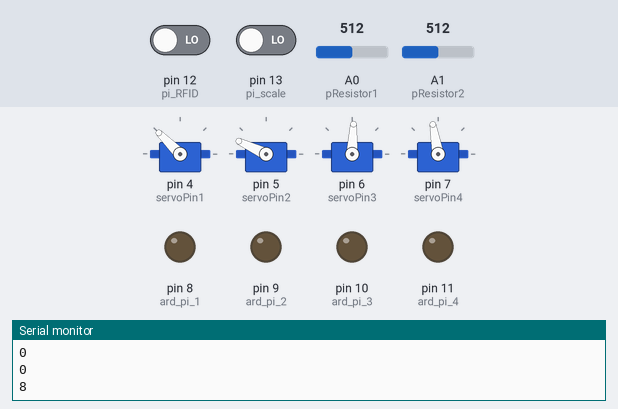
A sketch run on a simulated Arduino Uno, built with avr-gcc and run on an emulated ATmega328P. On the bench: 4 × servo, output pins drawn as LEDs (lit = HIGH), the last lines printed to the serial monitor. Inputs (shaded band) come from the test bench; at power-on: pin 12 (pi_RFID) LOW, A0 (pResistor1) = 512, pin 13 (pi_scale) LOW, A1 (pResistor2) = 512.

Above: at 1.2 s.
1.3 s: pin 12 (pi_RFID) driven HIGH
At 2.0 s:
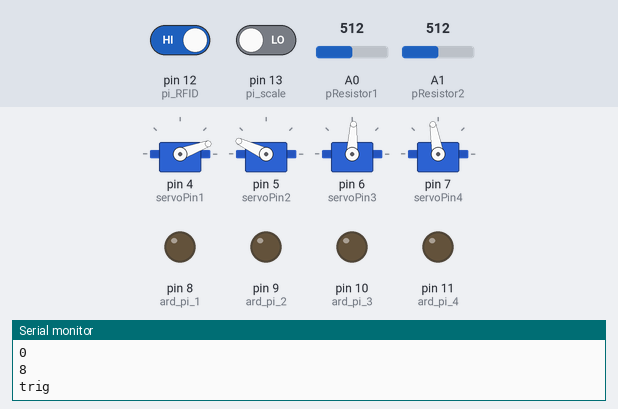
2.8 s: A0 (pResistor1) set to 476
4.3 s: A0 (pResistor1) set to 450
At 5.2 s:
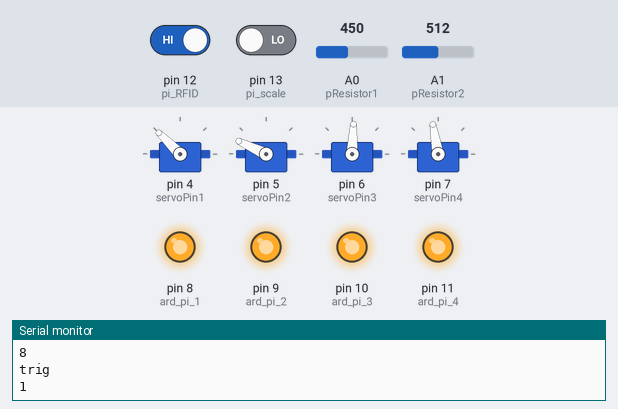
5.8 s: pin 13 (pi_scale) driven HIGH
At 6.3 s:
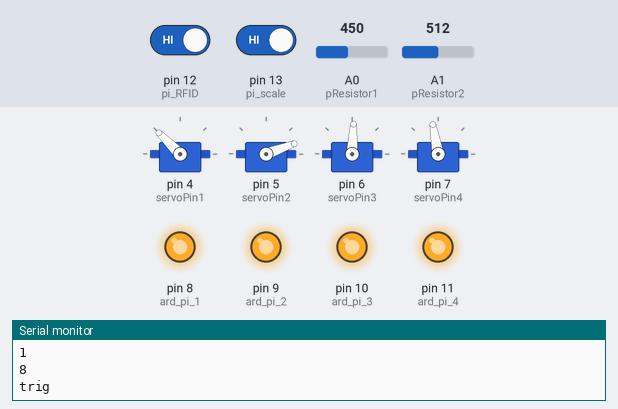
Timing chart, 0 to 8.3 s (numbered marks = the images above; inputs shaded):
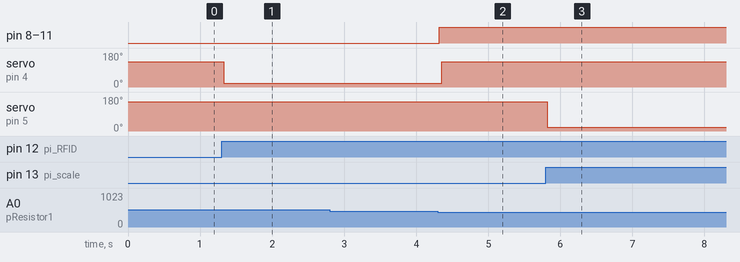

Measured:
- the behaviour switches between 461 and 460 on A0 (pResistor1) (found by bisection; images 1 and 2)
- after the input at 1.3 s, servo on pin 4 (servoPin1): 135° → 20° at once
- after the input at 4.3 s, pin 8 (ard_pi_1), pin 9 (ard_pi_2), pin 10 (ard_pi_3), pin 11 (ard_pi_4): LOW → HIGH at once; servo on pin 4 (servoPin1): 20° → 135° after 0.05 s
- after the input at 5.8 s, servo on pin 5 (servoPin2): 155° → 20° at once

The sketch:

T_maze_ard_pi.ino
```cpp
#include<Servo.h>
Servo servo1;     // Servo 1
#include<Servo.h>
Servo servo2;
#include<Servo.h>
Servo servo3;
#include<Servo.h>
Servo servo4;

//Constants
const int pResistor1 = A0; // Photoresistors A0-A3
const int pResistor2 = A1;
const int pResistor3 = A2;
const int pResistor4 = A3;

// pins 2 and 3 are reserved for interrupt

const int servoPin1 = 4;      // control servos 1-3
const int servoPin2 = 5;
const int servoPin3 = 6;
const int servoPin4 = 7;// control brake servo in running wheel

const int ard_pi_1 = 8;      // send reports to Pi
const int ard_pi_2 = 9;
const int ard_pi_3 = 10;
const int ard_pi_4 = 11;

const int pi_RFID = 12;      // receive RFID command from Pi
const int pi_scale = 13;       // receive weight decision from Pi

const int CLOSE_DOOR1 = 135;      // Angle of 135 degrees -> door is closed
const int OPEN_DOOR1 = 20;     // Angle of 20 degrees -> door is opened
const int CLOSE_DOOR2 = 155;      // Angle of 155 degrees -> door is closed
const int OPEN_DOOR2 = 20;        // 20
const int CLOSE_DOOR3 = 159;      // Angle of 157 degrees -> middle passage is closed
const int OPEN_DOOR3 = 87;        // 89
const int RELEASE_WHEEL = 100;      // Angle of 100 degrees -> WHEEL is free
const int BRAKE_WHEEL = 20;  //20 CLAMPED

//Variables
int beam_breaker_scale;          // Store value from photoresistor (0-1023)
int INIT_BB_SCALE;                  // Store initial value from photoresistor
int beam_breaker_middle;          // Store value from photoresistor (0-1023)
int INIT_BB_MIDDLE;
int beam_breaker_task;          // Store value from photoresistor (0-1023)
int INIT_BB_TASK;
int beam_breaker_homecage;          // Store value from photoresistor (0-1023)
int INIT_BB_HOMECAGE;
int pi_RFID_trig;
int pi_scale_trig;
int START;
int MODE;
long interval = 3000;

void setup(){
  Serial.begin(9600);           //  setup serial
  pinMode(pResistor1, INPUT);// Set pResistor - A0 pin as an input
  pinMode(pResistor2, INPUT);
  pinMode(pResistor3, INPUT);
  pinMode(pResistor4, INPUT);
  pinMode(pi_RFID, INPUT);// input commands from Pi
  pinMode(pi_scale, INPUT);
  pinMode(ard_pi_1, OUTPUT);  //output reports to Pi
  pinMode(ard_pi_2, OUTPUT);
  pinMode(ard_pi_3, OUTPUT);
  pinMode(ard_pi_4, OUTPUT);

  digitalWrite(ard_pi_1, LOW);//communication to Pi
  digitalWrite(ard_pi_2, LOW);
  digitalWrite(ard_pi_3, LOW);
  digitalWrite(ard_pi_4, LOW);

 MODE=1;   //initialize MODE flag
 START = LOW;

  INIT_BB_SCALE = analogRead(pResistor1);
  INIT_BB_MIDDLE = analogRead(pResistor2);
  INIT_BB_TASK = analogRead(pResistor3);
  INIT_BB_HOMECAGE = analogRead(pResistor4);

   Serial.print("INIT_BB_SCALE ");
 Serial.println(INIT_BB_SCALE);
   Serial.print("INIT_BB_MIDDLE ");
 Serial.println(INIT_BB_MIDDLE);
    Serial.print("INIT_BB_TASK ");
 Serial.println(INIT_BB_TASK);
    Serial.print("INIT_BB_HOMECAGE ");
 Serial.println(INIT_BB_HOMECAGE);

servo1.attach(servoPin1);
  servo1.write(CLOSE_DOOR1);
servo2.attach(servoPin2);
  servo2.write(CLOSE_DOOR2);
servo3.attach(servoPin3);
  servo3.write(OPEN_DOOR3);
servo4.attach(servoPin4);
  servo4.write(RELEASE_WHEEL);

}

void loop(){
//  // Troubleshooting code
//beam_breaker_scale = analogRead(pResistor1);
//beam_breaker_middle = analogRead(pResistor2);
//beam_breaker_task = analogRead(pResistor3);
//beam_breaker_homecage = analogRead(pResistor4);
//Serial.print("MODE IS ");
//Serial.println(MODE);
// Serial.print("beam_breaker_scale ");
// Serial.println(beam_breaker_scale);
// Serial.print("beam_breaker_middle ");
// Serial.println(beam_breaker_middle);
//  Serial.print("beam_breaker_task ");
// Serial.println(beam_breaker_task);
// Serial.print("beam_breaker_homecage ");
// Serial.println(beam_breaker_homecage);

//MODE flag based state machine, that waits in MODEs 1 and 2 for a START signal from Pi
//MODEs 3 and 4 are T-maze modes that do not need Pi, they only send info to Pi about when beam-breaks were triggered

pi_RFID_trig = digitalRead(pi_RFID);
pi_scale_trig = digitalRead(pi_scale);
Serial.println(pi_RFID_trig);
Serial.println(pi_scale_trig);
Serial.println(ard_pi_1);

//START=digitalRead(pi_ard_1);
   if (beam_breaker_task < INIT_BB_TASK - 50){    // use reward beam as trig signal for setting up without Pi
    Serial.println("trig");
    START=HIGH;
  }

if (MODE==1){ //home cage
  if (pi_RFID_trig == 1){
    servo1.write(OPEN_DOOR1);
    START=HIGH;

  beam_breaker_scale = analogRead(pResistor1);
  if (beam_breaker_scale < (0.9 * INIT_BB_SCALE) ){    // values needs to be adjusted based on ambient light
    Serial.println("animal in scale");
    digitalWrite(ard_pi_1, HIGH);//pulse to Pi to start scale
    digitalWrite(ard_pi_2, HIGH);
    digitalWrite(ard_pi_3, HIGH);
    digitalWrite(ard_pi_4, HIGH);
    Serial.println("sent ard_pi_1 pulse to Pi");
    servo1.write(CLOSE_DOOR1);
    MODE=2;//end state can flag movement to other states
    START=LOW;
  }}}

if (MODE==2){ //scale
if (pi_scale_trig == 1){
      servo2.write(OPEN_DOOR2);
    delay(20000);
}
  beam_breaker_middle = analogRead(pResistor2);
  if (beam_breaker_middle < (0.9 * INIT_BB_MIDDLE) ){    // values needs to be adjusted based on ambient light
    Serial.println("enter maze");

    digitalWrite(ard_pi_2, HIGH);//pulse to Pi to say maze is active.
    MODE=3;//end state can flag movement to other states
    START=LOW;
  }}

if (MODE==3){

  //maze start scenario
  INIT_BB_TASK = analogRead(pResistor3);
  if (INIT_BB_TASK < INIT_BB_TASK - 50){    // values needs to be adjusted based on ambient light
    Serial.println("enter pod");
    servo3.write(CLOSE_DOOR3);
    delay(1000);
    digitalWrite(ard_pi_3, HIGH);//pulse to Pi to say maze is active.
    MODE=3;//end state can flag movement to other states
    START=LOW;
  }

  //maze new trial scenario
  INIT_BB_MIDDLE = analogRead(pResistor2);
  if (INIT_BB_MIDDLE < INIT_BB_MIDDLE - 50){    // values needs to be adjusted based on ambient light
    Serial.println("new trial available");
      servo3.write(OPEN_DOOR3);
    delay(100);
    digitalWrite(ard_pi_2, HIGH);//pulse to Pi .
  }

  //maze exit scenario
  INIT_BB_SCALE = analogRead(pResistor1);
  if (INIT_BB_SCALE < INIT_BB_SCALE - 50){
      Serial.println("animal wants out");
      servo2.write(CLOSE_DOOR2);
      delay(100);
      MODE=4;
  }
  }

   if (MODE==4){
     //going back to cage
     INIT_BB_SCALE = analogRead(pResistor1);
  if (INIT_BB_SCALE < INIT_BB_SCALE - 50){    // values needs to be adjusted based on ambient light
     servo1.write(OPEN_DOOR1);
}
if (INIT_BB_HOMECAGE < INIT_BB_HOMECAGE - 10){    // values needs to be adjusted based on ambient light
     servo1.write(CLOSE_DOOR1);
        MODE=1;
   }
   }
}//void loop end
```
